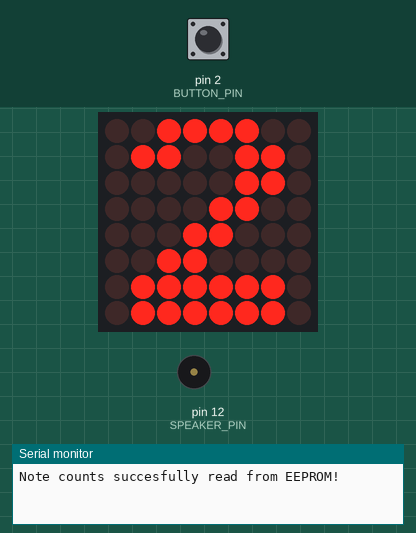
Recording of a sketch running on a simulated Arduino Uno, built with avr-gcc and run on an emulated ATmega328P. Parts: 8×8 LED matrix, buzzer (waves = sounding), the last lines printed to the serial monitor. The test bench sets the inputs (shaded band); at power-on: pin 2 (BUTTON_PIN) HIGH. EEPROM starts erased.

Above: at 1.3 s.
1.4 s: pin 2 (BUTTON_PIN) pulled LOW for 0.15 s
At 2.2 s:
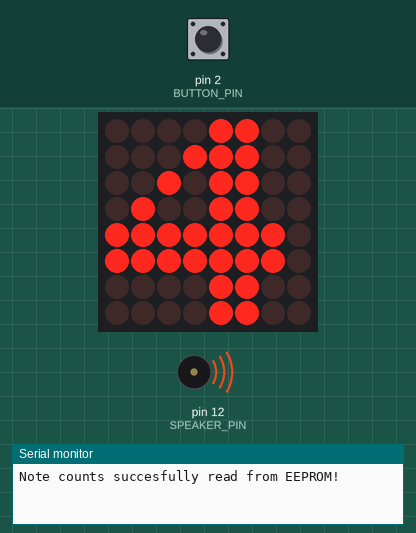
At 3.67 s:
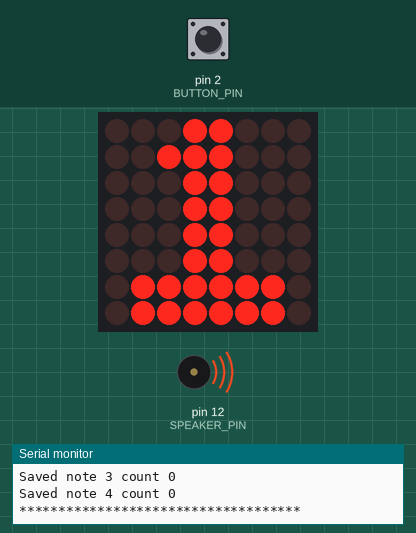
Timing chart, 0 to 10.5 s (numbered marks = the images above; inputs shaded):
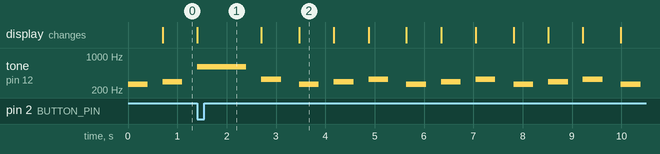

Measured:
- after the input at 1.4 s, the display: changes at once (image 1)
- by itself, tone on pin 12 (SPEAKER_PIN): repeats every 2.2 s: silent 0.30 s, 330 Hz 0.40 s, silent 0.37 s, 262 Hz 0.40 s, silent 0.30 s, 294 Hz 0.40 s

The sketch:

main.ino
```cpp
#include <EEPROM.h>
#include <LedControl.h>

const int SPEAKER_PIN = 12;
const int BUTTON_PIN = 2;
const int DIN_PIN = 8;
const int CS_PIN  = 7;
const int CLK_PIN = 13;

volatile bool tick_1ms = false;
volatile long ms_count = 0;

int notes_Hz[4] = {262, 294, 330, 600};
int note_LenMs[4] = {400, 400, 400, 1000};
int note_cnts[4] = {0, 0, 0, 0};
int gap_ms = 300;

int note_index = 0;
int remaining_Ms = 0;
int in_gap = 0;

volatile bool button_flag = false;
volatile long last_bnt_ms = 0;

#define NOTE_ONE_ADDR 2
#define NOTE_TWO_ADDR 4
#define NOTE_THREE_ADDR 6
#define NOTE_FOUR_ADDR 8

LedControl lc = LedControl(DIN_PIN, CLK_PIN, CS_PIN, 1);

const byte num1[8] = {
  B00011000,
  B00111000,
  B00011000,
  B00011000,
  B00011000,
  B00011000,
  B01111110,
  B01111110
};

const byte num2[8] = {
  B00111100,
  B01100110,
  B00000110,
  B00001100,
  B00011000,
  B00110000,
  B01111110,
  B01111110
};

const byte num3[8] = {
  B00111100,
  B01100110,
  B00000110,
  B00011100,
  B00000110,
  B01100110,
  B00111100,
  B00111100
};

const byte num4[8] = {
  B00001100,
  B00011100,
  B00101100,
  B01001100,
  B11111110,
  B11111110,
  B00001100,
  B00001100
};

const byte letterG[8] = {
  B00111100,
  B01100110,
  B11000000,
  B11011110,
  B11000110,
  B01100110,
  B00111100,
  B00111100
};

const byte* symbols[] = { num1, num2, num3, num4, letterG };

void setup() {
  Serial.begin(9600);

   read_cnts_from_eeprom();

  lc.shutdown(0, false);
  lc.setIntensity(0, 2);
  lc.clearDisplay(0);

  pinMode(SPEAKER_PIN, OUTPUT);
  pinMode(BUTTON_PIN, INPUT_PULLUP);

  setupTimer1_1kHz();

  attachInterrupt(digitalPinToInterrupt(BUTTON_PIN), onButtonISR, FALLING);
  startNote(0);
}

void loop() {
  if (!tick_1ms) return;
  tick_1ms = false;

  if (button_flag)
  {
    button_flag = false;

    display_array_on_matrix(symbols[3]);
    note_cnts[3]++;
    tone(SPEAKER_PIN, notes_Hz[3]);
    remaining_Ms = note_LenMs[3];
    in_gap = 0;
  }

  if (remaining_Ms > 0)
  {
    remaining_Ms--;
    return;
  }

  if (in_gap == 0)
  {
    startGap();
  } else {
    note_index++;
    if (note_index >= 3)
    {
      note_index = 0;
      save_cnts_to_eeprom();
    }
    startNote(note_index);
  }
}

ISR(TIMER1_COMPA_vect)
{
  ms_count++;
  tick_1ms = true;
}


void setupTimer1_1kHz() {

  TCCR1A = 0;
  TCCR1B = 0;

  TCNT1 = 0;

  OCR1A = 249;

  TCCR1B |= (1 << WGM12);

  TCCR1B |= (1 << CS11) | (1 << CS10);

  TIMSK1 |= (1 << OCIE1A);
}

void startNote(int idx)
{
  display_array_on_matrix(symbols[idx]);
  note_cnts[idx]++;
  tone(SPEAKER_PIN, notes_Hz[idx]);
  remaining_Ms = note_LenMs[idx];
  in_gap = 0;
}

void startGap()
{
  noTone(SPEAKER_PIN);
  remaining_Ms = gap_ms;
  in_gap = 1;
}

void onButtonISR()
{
  long now = ms_count;
  if (now - last_bnt_ms < 50) return;
  last_bnt_ms = now;
  button_flag = true;
}

void display_array_on_matrix(const byte pattern[8])
{
  for (byte i = 0; i < 8; i++)
  {
    lc.setRow(0, i, pattern[i]);
  }
}

void save_cnts_to_eeprom()
{
  int addr = 2;

  for (int i = 0; i < 4; i++)
  {
    EEPROM.put(addr, note_cnts[i]);
    Serial.print("Saved note ");
    Serial.print(i + 1);
    Serial.print(" count ");
    Serial.println(note_cnts[i]);
    addr += 2;
  }

  Serial.println("************************************");
}

void read_cnts_from_eeprom()
{
  int addr = 2;

  for (int i = 0; i < 4; i++)
  {
    EEPROM.get(addr, note_cnts[i]);
    addr += 2;
  }

  Serial.println("Note counts succesfully read from EEPROM!");
}
```
